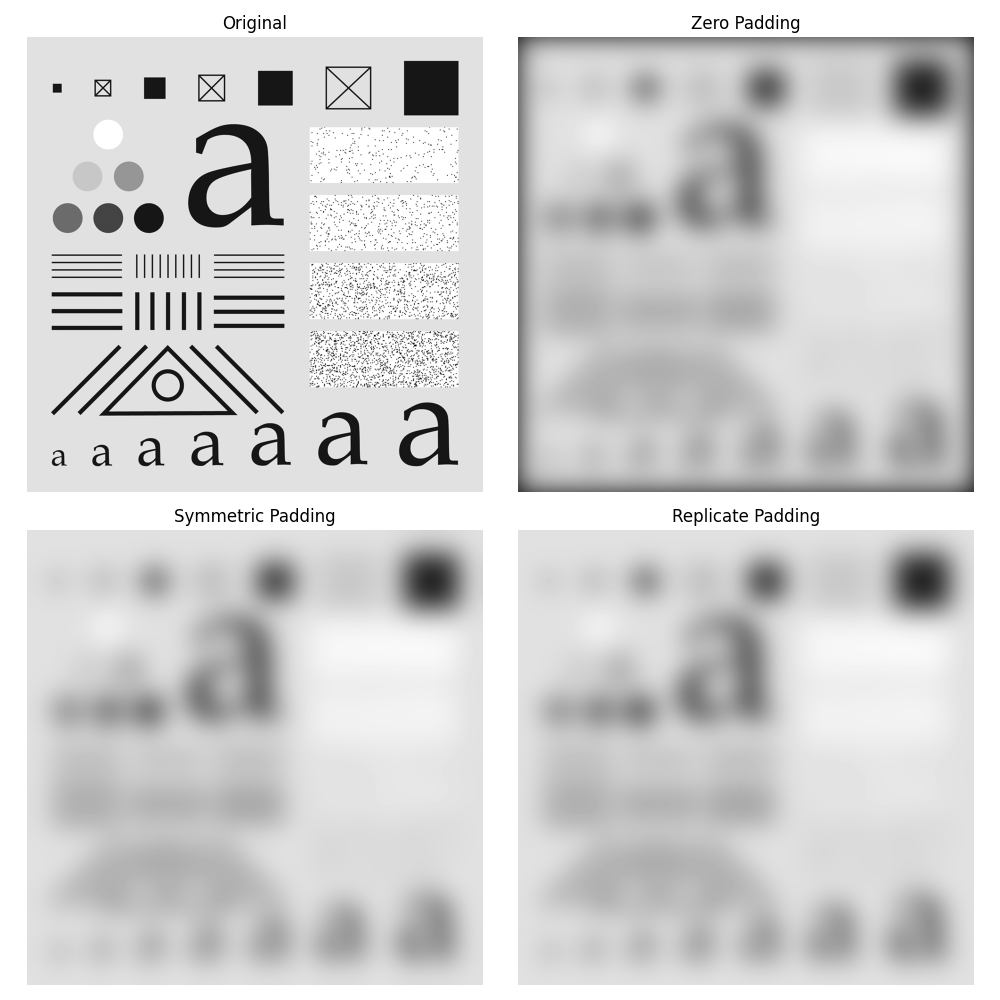

Python code for this plot:

import sys
import os
import numpy as np
import matplotlib.pyplot as plt
from skimage.io import imread
from skimage.util import img_as_float
from scipy.ndimage import correlate
from libDIPUM.gaussiankernel import gaussiankernel
from libDIPUM.data_path import dip_data

# Image loading
img_name = dip_data('testpattern1024.tif')
f = imread(img_name)
if f.ndim == 3: f = f[:,:,0]

f = img_as_float(f)

# Kernel
# gauss187 = gaussiankernel(187, 'sampled', 31, 1);
gauss187, _ = gaussiankernel(187, 'sampled', 31.0, 1.0)
gauss187 = gauss187 / np.sum(gauss187)

# Filtering with different boundary conditions

# 1. Zero padding
# MATLAB: imfilter(f, h) (default is zero)
# scipy: mode='constant', cval=0.0
gzeropad = correlate(f, gauss187, mode='constant', cval=0.0)

# 2. Symmetric padding
# MATLAB: imfilter(f, h, 'symmetric')
# MATLAB 'symmetric' pads with mirror reflections of itself.
# padarray([1 2 3], 2, 'symmetric') -> [2 1 1 2 3 3 2]. (Repeats edge pixel).
# scipy.ndimage.correlate mode='reflect' -> d c b a | a b c d | d c b a (Repeats edge pixel).
# mode='mirror' -> d c b | a b c d | c b a (Does not repeat edge pixel).
# So MATLAB 'symmetric' matches scipy 'reflect'.
gsymmpad = correlate(f, gauss187, mode='reflect')

# 3. Replicate padding
# MATLAB: imfilter(f, h, 'replicate')
# scipy: mode='nearest'
greplpad = correlate(f, gauss187, mode='nearest')

# Display
fig, axes = plt.subplots(2, 2, figsize=(10, 10))
axes = axes.flatten()

axes[0].imshow(f, cmap='gray', vmin=0, vmax=1)
axes[0].set_title('Original')
axes[0].axis('off')

axes[1].imshow(gzeropad, cmap='gray', vmin=0, vmax=1)
axes[1].set_title('Zero Padding')
axes[1].axis('off')

axes[2].imshow(gsymmpad, cmap='gray', vmin=0, vmax=1)
axes[2].set_title('Symmetric Padding')
axes[2].axis('off')

axes[3].imshow(greplpad, cmap='gray', vmin=0, vmax=1)
axes[3].set_title('Replicate Padding')
axes[3].axis('off')

plt.tight_layout()
plt.savefig('Figure345.png')
print("Saved Figure345.png")
plt.show()
